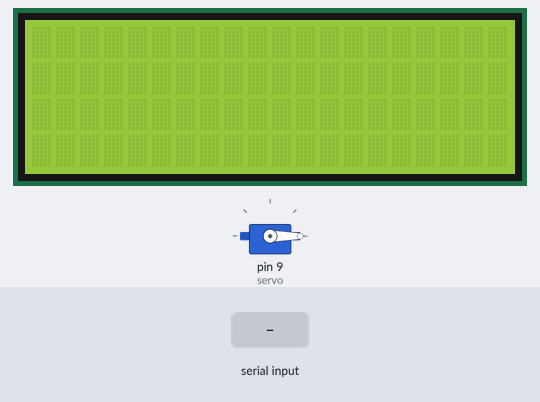
Bench run of a sketch on a simulated Arduino Uno, built with avr-gcc and run on an emulated ATmega328P. On the bench: servo, 20×4 character LCD. Inputs (shaded band) come from the test bench.

Above: at 1.3 s.
1.4 s: byte 30 received over Serial
At 2.6 s:
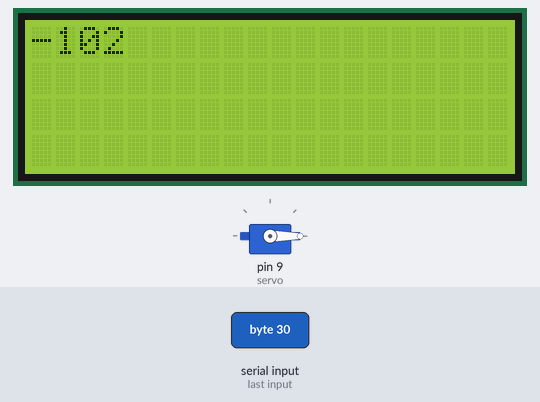
2.9 s: byte 90 received over Serial
At 3.9 s:
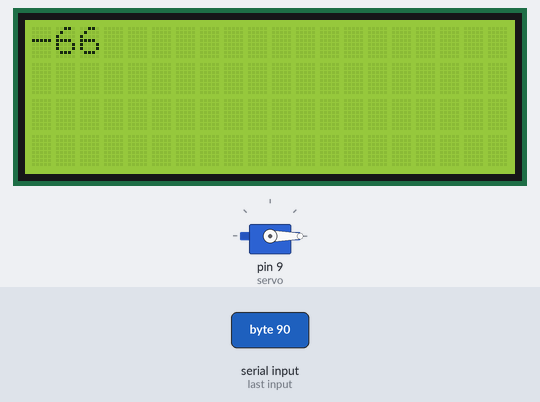
4.4 s: byte 120 received over Serial
At 5.1 s:
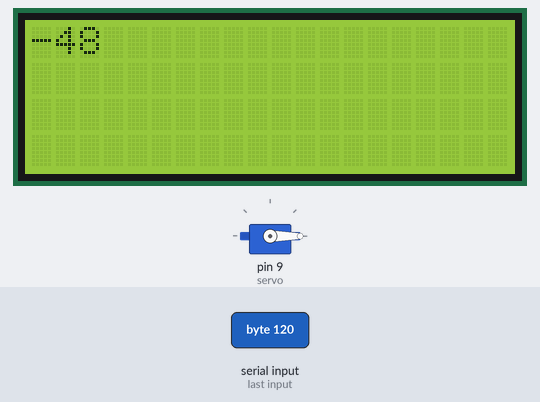
Timing chart, 0 to 7.4 s (numbered marks = the images above; inputs shaded):
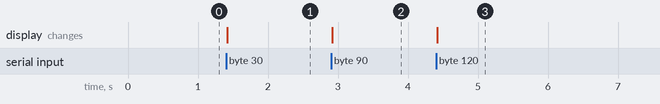

Measured:
- after the input at 1.4 s, the display: changes at once (image 1)
- after the input at 2.9 s, the display: changes at once (image 2)
- after the input at 4.4 s, the display: changes at once (image 3)

The sketch:

Servo.ino
```cpp
#include <Servo.h>
#include <LiquidCrystal_I2C.h>

LiquidCrystal_I2C lcd (0x27,16,2);

Servo servo;
int distance;
int servoAngle;
void setup() {
  // put your setup code here, to run once:
  servo.attach(9);
  servo.write(0);
  Serial.begin(9600);
  lcd.init();
  lcd.begin(20,4);

}

void loop() {
  // put your main code here, to run repeatedly:
  if(Serial.available() > 0){
    distance = Serial.read();
    servoAngle = map(distance,200,500,0,180);
    servo.write(servoAngle);
    lcd.clear();
    lcd.setCursor(0,0);
    lcd.print(servoAngle);
  }
  delay(10);

}
```
